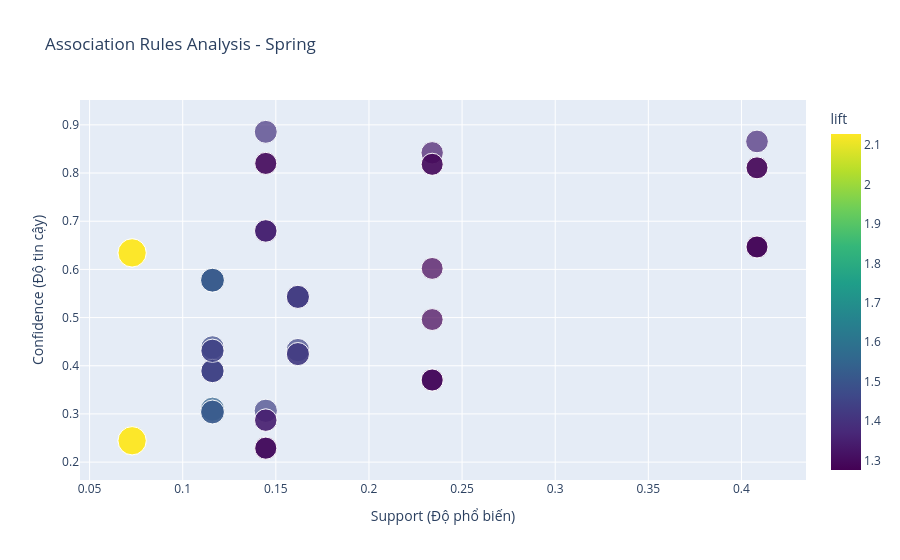
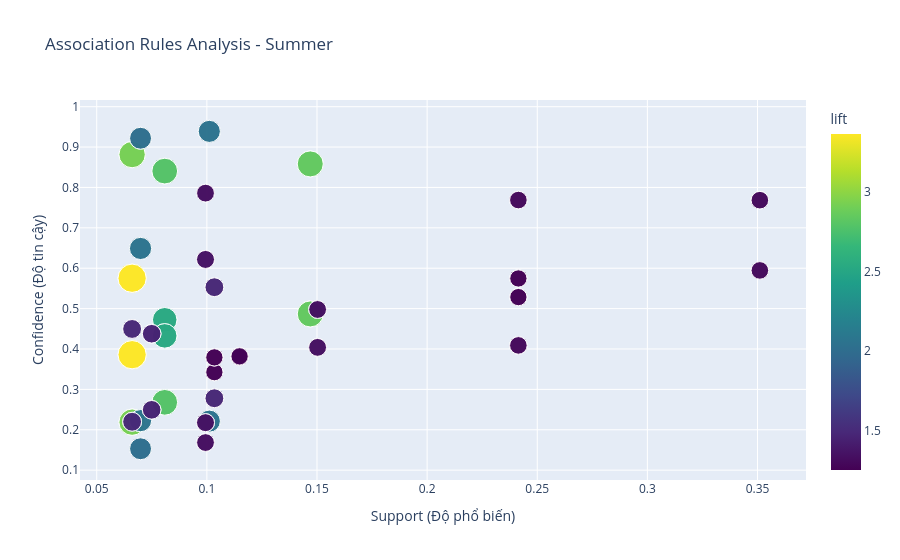
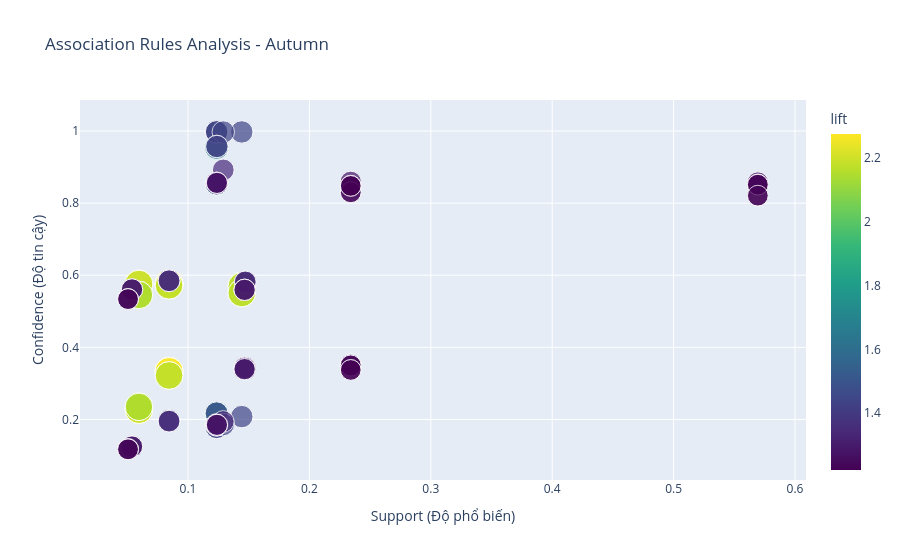
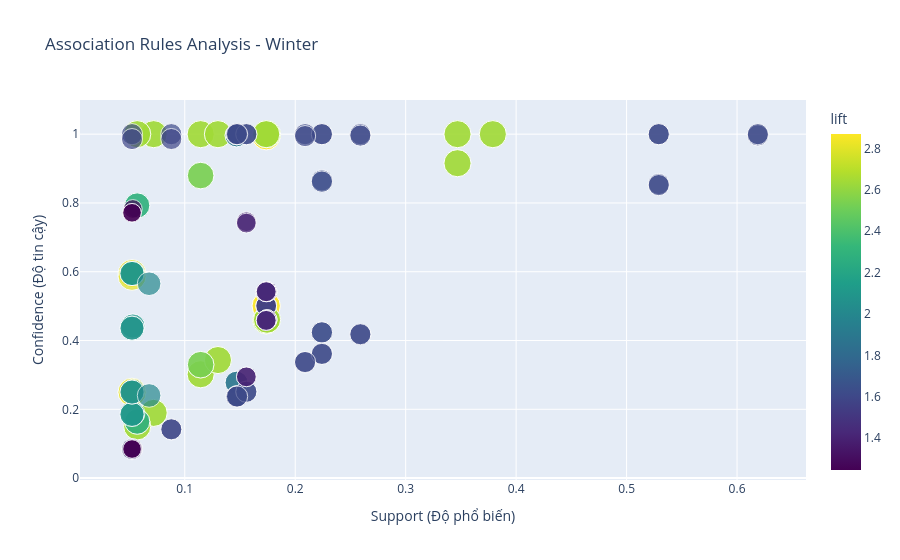

Notebook source saved alongside these figures, in order:
### Code cell
# 4. Trực quan hóa (Ví dụ cho Mùa Đông và Mùa Hè để so sánh)
for season in ['Spring', 'Summer', 'Autumn', 'Winter']:
    print(f"\nĐồ thị phân tích luật mùa {season}:")
    plot_rules_scatter(all_seasonal_rules[season], season)
